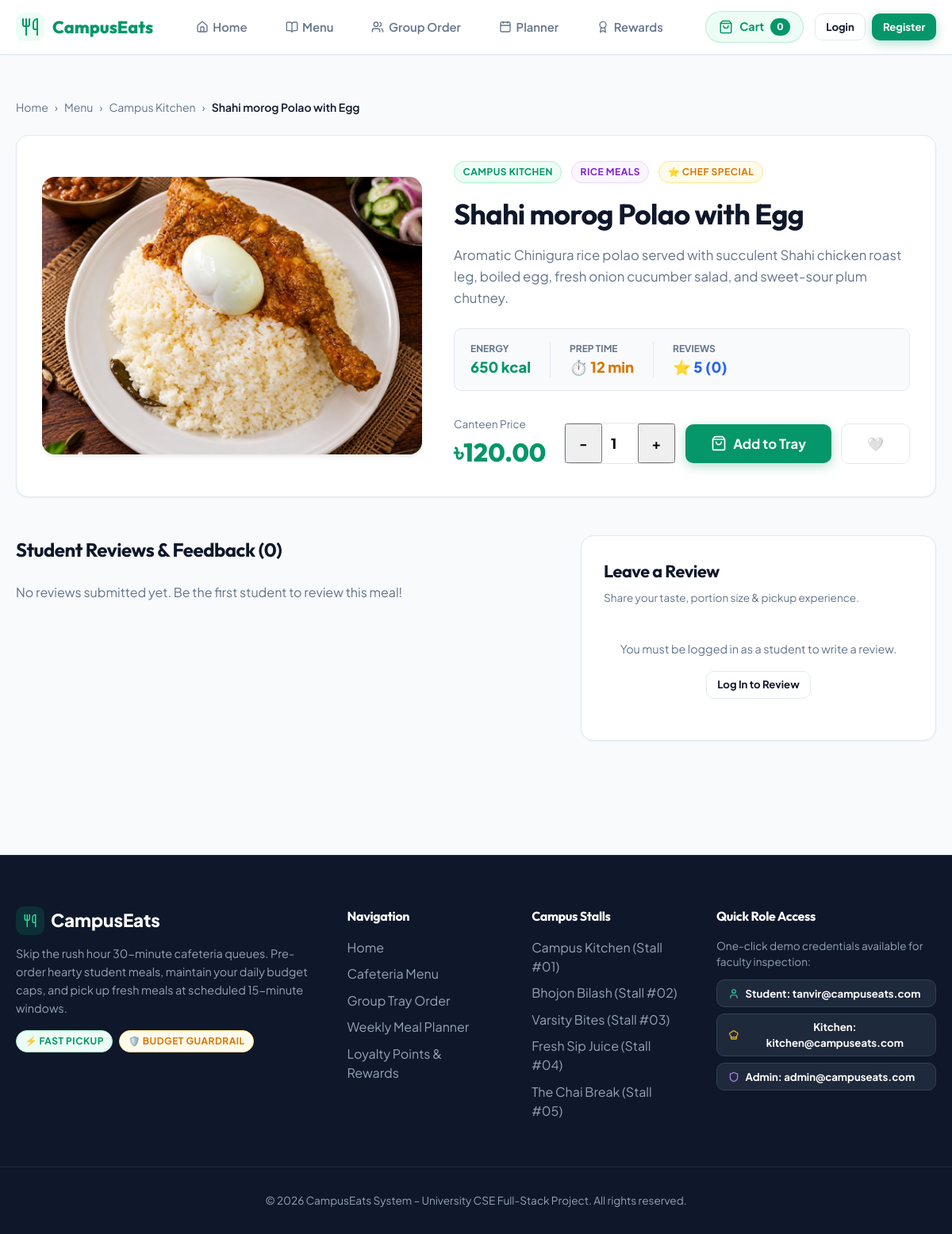
The page /php/food-details.php?id=6 on the database its author committed.
### tables this page shows
CREATE TABLE IF NOT EXISTS menu_items (
    id INT AUTO_INCREMENT PRIMARY KEY,
    shop_id INT NOT NULL DEFAULT 1,
    category_id INT NOT NULL,
    name VARCHAR(100) NOT NULL,
    description TEXT DEFAULT NULL,
    price DECIMAL(10,2) NOT NULL,
    calories INT NOT NULL,
    image_url VARCHAR(500) NOT NULL,
    preparation_time INT NOT NULL COMMENT 'in minutes',
    is_available BOOLEAN DEFAULT TRUE NOT NULL,
    is_special BOOLEAN DEFAULT FALSE NOT NULL,
    is_combo BOOLEAN DEFAULT FALSE NOT NULL,
    created_at TIMESTAMP DEFAULT CURRENT_TIMESTAMP,
    FOREIGN KEY (shop_id) REFERENCES shops(id) ON DELETE CASCADE,
    FOREIGN KEY (category_id) REFERENCES categories(id) ON DELETE CASCADE,
    INDEX idx_menu_shop (shop_id),
    INDEX idx_menu_category (category_id),
    INDEX idx_menu_special (is_special),
    INDEX idx_menu_available (is_available)
);

CREATE TABLE IF NOT EXISTS shops (
    id INT AUTO_INCREMENT PRIMARY KEY,
    name VARCHAR(100) NOT NULL,
    tagline VARCHAR(255) DEFAULT NULL,
    category_type VARCHAR(100) NOT NULL,
    description TEXT DEFAULT NULL,
    image_url VARCHAR(500) DEFAULT NULL,
    rating DECIMAL(2,1) DEFAULT 4.8,
    delivery_time VARCHAR(50) DEFAULT '10-15 min',
    location VARCHAR(100) DEFAULT 'Campus Main Food Court',
    badge VARCHAR(50) DEFAULT NULL,
    is_open BOOLEAN DEFAULT TRUE,
    created_at TIMESTAMP DEFAULT CURRENT_TIMESTAMP,
    INDEX idx_shop_category (category_type)
);

CREATE TABLE IF NOT EXISTS categories (
    id INT AUTO_INCREMENT PRIMARY KEY,
    name VARCHAR(50) NOT NULL UNIQUE,
    description VARCHAR(255) DEFAULT NULL,
    icon VARCHAR(50) DEFAULT NULL
);

### php/includes/guardrail.php (called while the page is built, shortened)
<?php
require_once __DIR__ . '/auth.php';
function formatCurrency($amount) {
    return '৳' . number_format((float)$amount, 2);
}

### php/includes/auth.php (called while the page is built, shortened)
<?php
function isLoggedIn() {
    return isset($_SESSION['user']) && !empty($_SESSION['user']['id']);
}

### php/food-details.php (the view, shortened to what this page needs)
<?php
require_once __DIR__ . '/includes/auth.php';
$id = (int)($_GET['id'] ?? 0);
$stmt = $pdo->prepare("
    SELECT m.*, c.name as category_name, s.name as shop_name, s.tagline as shop_tagline, s.location as shop_location, s.delivery_time as shop_delivery_time, s.badge as shop_badge
    FROM menu_items m
    JOIN categories c ON m.category_id = c.id
    LEFT JOIN shops s ON m.shop_id = s.id
    WHERE m.id = ?
");
$stmt->execute([$id]);
$item = $stmt->fetch();
require_once __DIR__ . '/includes/header.php';
$stmt = $pdo->prepare("
    SELECT r.*, u.name as reviewer_name, u.student_id
    FROM ratings r
    JOIN users u ON r.user_id = u.id
    WHERE r.menu_item_id = ?
    ORDER BY r.created_at DESC
");
$stmt->execute([$id]);
$reviews = $stmt->fetchAll();
$avgRating = 5.0;
?>
<div class="container" style="padding-top: 2rem;">
  <div style="display:flex; gap:0.5rem; font-size:0.875rem; color:var(--color-text-muted); margin-bottom:1.5rem;">
    <a href="index.php">Home</a> &rsaquo;
    <a href="menu.php">Menu</a> &rsaquo;
    <a href="menu.php?shop_id=<?= $item['shop_id'] ?>"><?= htmlspecialchars($item['shop_name']) ?></a> &rsaquo;
    <span style="color:var(--color-text-main); font-weight:600;"><?= htmlspecialchars($item['name']) ?></span>
  </div>
  <div class="card" style="padding:2rem; margin-bottom:3rem;">
    <div style="display:grid; grid-template-columns: 1fr 1.2fr; gap:2.5rem; align-items:center;">
      <div style="border-radius:var(--radius-lg); overflow:hidden; box-shadow:var(--shadow-md); height:350px; background:#f1f5f9;">
        <img src="<?= htmlspecialchars(ltrim($item['image_url'], '/')) ?>"
             alt="<?= htmlspecialchars($item['name']) ?>"
             style="width:100%; height:100%; object-fit:cover;"
             onerror="this.src='images/mutton_kacchi.jpg';">
      </div>
      <div>
        <div style="display:flex; align-items:center; gap:0.75rem; margin-bottom:0.75rem; flex-wrap:wrap;">
          <span class="badge badge-green"><?= htmlspecialchars($item['shop_name']) ?></span>
          <span class="badge badge-purple"><?= htmlspecialchars($item['category_name']) ?></span>
          <?php if ($item['is_special']): ?>
            <span class="badge badge-amber">⭐ Chef Special</span>
          <?php endif; ?>
        </div>
        <h1 style="font-size:2.25rem; margin-bottom:0.75rem;"><?= htmlspecialchars($item['name']) ?></h1>
        <p style="color:var(--color-text-muted); font-size:1.05rem; line-height:1.6; margin-bottom:1.5rem;">
          <?= htmlspecialchars($item['description']) ?>
        </p>
        <div style="display:flex; gap:1.5rem; margin-bottom:2rem; background:var(--color-bg); padding:1rem 1.25rem; border-radius:var(--radius-md); border:1px solid var(--color-border);">
          <div>
            <div style="font-size:0.75rem; color:var(--color-text-muted); font-weight:700;">ENERGY</div>
            <div style="font-size:1.15rem; font-weight:800; color:#059669;"><?= (int)$item['calories'] ?> kcal</div>
          </div>
          <div style="border-left:1px solid var(--color-border); padding-left:1.5rem;">
            <div style="font-size:0.75rem; color:var(--color-text-muted); font-weight:700;">PREP TIME</div>
            <div style="font-size:1.15rem; font-weight:800; color:#d97706;">⏱️ <?= (int)$item['preparation_time'] ?> min</div>
          </div>
          <div style="border-left:1px solid var(--color-border); padding-left:1.5rem;">
            <div style="font-size:0.75rem; color:var(--color-text-muted); font-weight:700;">REVIEWS</div>
            <div style="font-size:1.15rem; font-weight:800; color:#2563eb;">⭐ <?= $avgRating ?> (<?= count($reviews) ?>)</div>
          </div>
        </div>
        <div style="display:flex; align-items:center; justify-content:space-between; gap:1rem; flex-wrap:wrap;">
          <div>
            <div style="font-size:0.85rem; color:var(--color-text-muted);">Canteen Price</div>
            <div class="food-price" style="font-size:2rem;"><?= formatCurrency($item['price']) ?></div>
          </div>
          <div style="display:flex; gap:0.75rem; align-items:center;">
            <div style="display:flex; align-items:center; border:1px solid var(--color-border); border-radius:var(--radius-md); background:#fff;">
              <button onclick="let q = document.getElementById('qty'); q.value = Math.max(1, parseInt(q.value)-1);" style="padding:0.75rem 1rem; font-size:1.1rem; font-weight:700;">-</button>
              <input type="number" id="qty" value="1" min="1" max="10" style="width:45px; text-align:center; border:none; font-weight:800; font-size:1.1rem;" readonly>
              <button onclick="let q = document.getElementById('qty'); q.value = Math.min(10, parseInt(q.value)+1);" style="padding:0.75rem 1rem; font-size:1.1rem; font-weight:700;">+</button>
            </div>
            <button onclick="addToCart(<?= $item['id'] ?>, parseInt(document.getElementById('qty').value))" class="btn btn-primary btn-lg">
              <i data-lucide="shopping-bag" style="width:20px; height:20px;"></i>
              <span>Add to Tray</span>
            </button>
            <button onclick="toggleFavorite(<?= $item['id'] ?>, this)" class="btn btn-secondary btn-lg" title="Save to Favorites">🤍</button>
          </div>
        </div>
      </div>
    </div>
  </div>
  <div style="display:grid; grid-template-columns: 1.2fr 0.8fr; gap:2.5rem; margin-bottom:4rem;">
    <div>
      <h3 style="font-size:1.5rem; margin-bottom:1.5rem;">Student Reviews & Feedback (<?= count($reviews) ?>)</h3>
      <?php if (empty($reviews)): ?>
        <p style="color:var(--color-text-muted);">No reviews submitted yet. Be the first student to review this meal!</p>
      <?php endif; ?>
    </div>
    <div>
      <div class="card" style="padding:1.75rem;">
        <h3 style="font-size:1.35rem; margin-bottom:0.5rem;">Leave a Review</h3>
        <p style="font-size:0.85rem; color:var(--color-text-muted); margin-bottom:1.25rem;">Share your taste, portion size & pickup experience.</p>
        <?php if (isLoggedIn()): ?>
          <form method="POST" action="food-details.php?id=<?= $item['id'] ?>">
            <div class="form-group">
              <label class="form-label">Rating</label>
              <select name="rating" class="form-control" required>
                <option value="5">⭐⭐⭐⭐⭐ (5/5) - Outstanding Flavor</option>
                <option value="4">⭐⭐⭐⭐ (4/5) - Very Good</option>
                <option value="3">⭐⭐⭐ (3/5) - Average</option>
                <option value="2">⭐⭐ (2/5) - Below Average</option>
                <option value="1">⭐ (1/5) - Poor</option>
              </select>
            </div>
            <div class="form-group">
              <label class="form-label">Comment</label>
              <textarea name="comment" class="form-control" rows="3" placeholder="Tell batchmates about the food quality and taste..." required></textarea>
            </div>
            <button type="submit" name="submit_review" class="btn btn-primary btn-block">
              <span>Submit Verified Review</span>
            </button>
          </form>
        <?php else: ?>
          <div style="text-align:center; padding:1.5rem 0;">
            <p style="font-size:0.9rem; color:var(--color-text-muted); margin-bottom:1rem;">You must be logged in as a student to write a review.</p>
            <a href="login.php" class="btn btn-secondary btn-sm">Log In to Review</a>
          </div>
        <?php endif; ?>
      </div>
    </div>
  </div>
</div>
<?php require_once __DIR__ . '/includes/footer.php'; ?>

### php/css/style.css (style rules this page uses)
:root { --font-primary: 'Plus Jakarta Sans', -apple-system, BlinkMacSystemFont, sans-serif; --font-display: 'Outfit', sans-serif; --color-primary: #059669; --color-primary-hover: #047857; --color-primary-light: #ecfdf5; --color-primary-dark: #064e3b; --color-accent: #f59e0b; --color-accent-hover: #d97706; --color-accent-light: #fffbeb; --color-bg: #f8fafc; --color-surface: #ffffff; --color-surface-hover: #f1f5f9; --color-border: #e2e8f0; --color-border-subtle: #f1f5f9; --color-text-main: #0f172a; --color-text-muted: #64748b; --color-text-light: #94a3b8; --color-success: #10b981; --color-success-bg: #ecfdf5; --color-warning: #f59e0b; --color-warning-bg: #fffbeb; --color-danger: #ef4444; --color-danger-bg: #fef2f2; --color-info: #3b82f6; --color-info-bg: #eff6ff; --shadow-sm: 0 1px 2px 0 rgba(0, 0, 0, 0.05); --shadow-md: 0 4px 6px -1px rgba(0, 0, 0, 0.08), 0 2px 4px -2px rgba(0, 0, 0, 0.04); --shadow-lg: 0 10px 15px -3px rgba(0, 0, 0, 0.08), 0 4px 6px -4px rgba(0, 0, 0, 0.04); --shadow-xl: 0 20px 25px -5px rgba(0, 0, 0, 0.1), 0 8px 10px -6px rgba(0, 0, 0, 0.04); --radius-sm: 0.375rem; --radius-md: 0.625rem; --radius-lg: 1rem; --radius-xl: 1.5rem; --radius-full: 9999px; }
* { box-sizing: border-box; margin: 0; padding: 0; }
body { font-family: var(--font-primary); background-color: var(--color-bg); color: var(--color-text-main); line-height: 1.5; min-height: 100vh; display: flex; flex-direction: column; -webkit-font-smoothing: antialiased; }
h1, h2, h3, h4, h5, h6, .font-display { font-family: var(--font-display); font-weight: 700; letter-spacing: -0.02em; }
a { color: inherit; text-decoration: none; transition: color 0.2s ease; }
img { max-width: 100%; display: block; }
button, input, select, textarea { font-family: inherit; }
.container { max-width: 1240px; margin: 0 auto; padding: 0 1.25rem; }
.btn { display: inline-flex; align-items: center; justify-content: center; gap: 0.5rem; padding: 0.75rem 1.5rem; border-radius: var(--radius-md); font-weight: 700; font-size: 0.95rem; cursor: pointer; border: none; transition: all 0.2s ease; text-align: center; }
.btn-primary { background: var(--color-primary); color: #ffffff; box-shadow: 0 4px 14px rgba(5, 150, 105, 0.3); }
.btn-secondary { background: #ffffff; color: var(--color-text-main); border: 1px solid var(--color-border); }
.btn-sm { padding: 0.4rem 0.85rem; font-size: 0.825rem; }
.btn-lg { padding: 0.9rem 2rem; font-size: 1.05rem; }
.card { background: var(--color-surface); border: 1px solid var(--color-border); border-radius: var(--radius-lg); box-shadow: var(--shadow-sm); transition: transform 0.2s ease, box-shadow 0.2s ease, border-color 0.2s ease; overflow: hidden; }
.food-price { font-size: 1.35rem; font-weight: 800; color: var(--color-primary); font-family: var(--font-display); }
.badge { display: inline-flex; align-items: center; gap: 0.3rem; padding: 0.25rem 0.65rem; border-radius: var(--radius-full); font-size: 0.75rem; font-weight: 700; text-transform: uppercase; letter-spacing: 0.04em; }
.badge-green { background: var(--color-success-bg); color: var(--color-primary); border: 1px solid #a7f3d0; }
.badge-amber { background: var(--color-warning-bg); color: #d97706; border: 1px solid #fde68a; }
.badge-purple { background: #faf5ff; color: #7e22ce; border: 1px solid #e9d5ff; }

### rows shown on the page
menu_items: shop.name "Campus Kitchen", name "Shahi morog Polao with Egg", image_url (picture), shop.name "CAMPUS KITCHEN", category.name "RICE MEALS", description "Aromatic Chinigura rice polao served with succulent Shahi chicken roast leg, boiled egg, fresh onion cucumber salad, and sweet-sour plum chutney.", calories "650", preparation_time "12", price "৳120.00"

### other values the page prints
$cartCount "0"
$avgRating "5"
count($reviews) "0"
